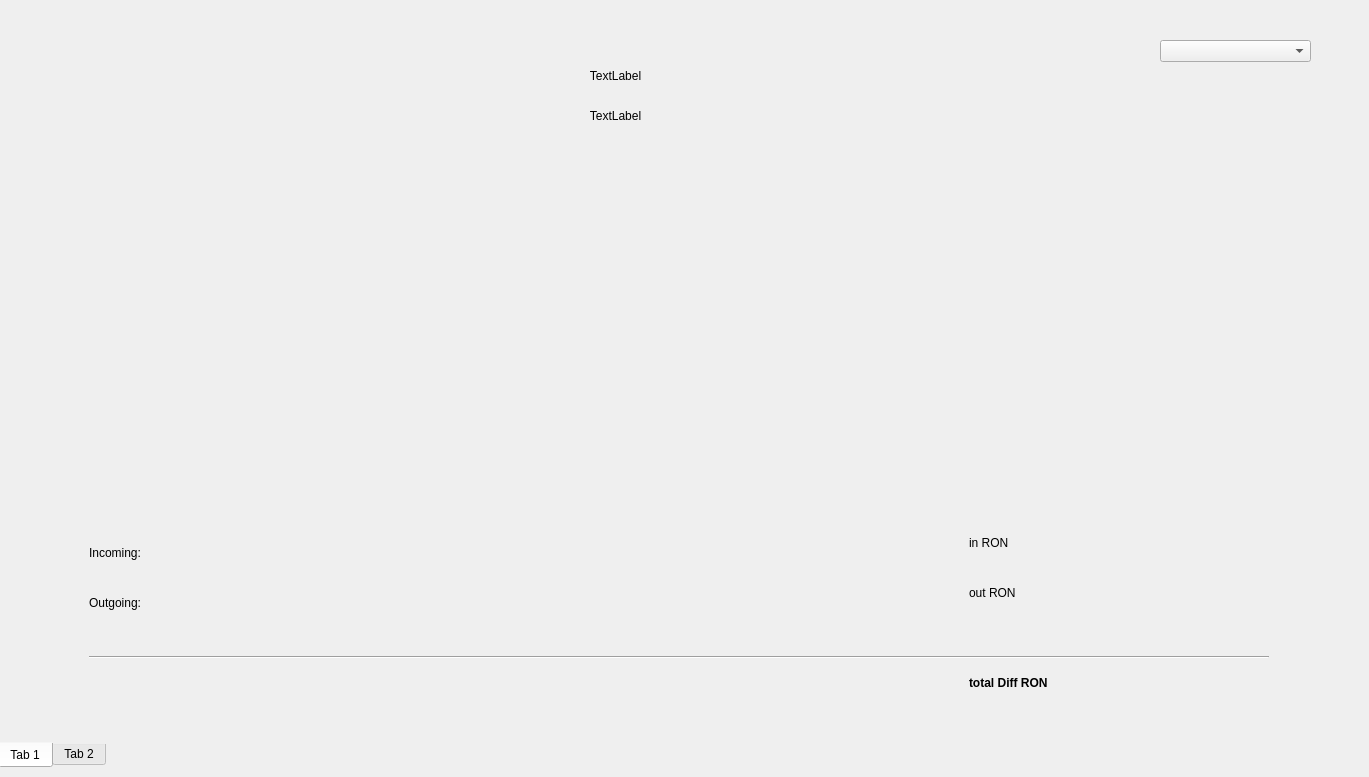
   <widget class="QWidget" name="statisticsPage">
    <widget class="QComboBox" name="statisticsOptions">
     <property name="geometry">
      <rect>
       <x>1160</x>
       <y>40</y>
       <width>151</width>
       <height>22</height>
      </rect>
     </property>
    </widget>
    <widget class="QLabel" name="statisticsUserLabel">
     <property name="geometry">
      <rect>
       <x>460</x>
       <y>50</y>
       <width>311</width>
       <height>51</height>
      </rect>
     </property>
     <property name="text">
      <string>TextLabel</string>
     </property>
     <property name="alignment">
      <set>Qt::AlignCenter</set>
     </property>
    </widget>
    <widget class="QLabel" name="statisticsUserTotalFinance">
     <property name="geometry">
      <rect>
       <x>460</x>
       <y>90</y>
       <width>311</width>
       <height>51</height>
      </rect>
     </property>
     <property name="text">
      <string>TextLabel</string>
     </property>
     <property name="alignment">
      <set>Qt::AlignCenter</set>
     </property>
    </widget>
    <widget class="QTabWidget" name="statisticsTabWidget">
     <property name="geometry">
      <rect>
       <x>-2</x>
       <y>160</y>
       <width>1360</width>
       <height>608</height>
      </rect>
     </property>
     <property name="layoutDirection">
      <enum>Qt::LeftToRight</enum>
     </property>
     <property name="styleSheet">
      <string notr="true">QTabWidget::pane {
    border: 0 solid white;
    margin: -13px -9px -13px -9px;
}</string>
     </property>
     <property name="tabPosition">
      <enum>QTabWidget::South</enum>
     </property>
     <property name="tabShape">
      <enum>QTabWidget::Rounded</enum>
     </property>
     <property name="currentIndex">
      <number>0</number>
     </property>
     <widget class="QWidget" name="inoutTab">
      <attribute name="title">
       <string>Tab 1</string>
      </attribute>
      <widget class="QChartView" name="fifthMonthStatsChart">
       <property name="geometry">
        <rect>
         <x>940</x>
         <y>40</y>
         <width>130</width>
         <height>300</height>
        </rect>
       </property>
       <property name="styleSheet">
        <string notr="true">background-color: transparent;</string>
       </property>
       <property name="backgroundBrush">
        <brush brushstyle="NoBrush">
         <color alpha="255">
          <red>0</red>
          <green>0</green>
          <blue>0</blue>
         </color>
        </brush>
       </property>
      </widget>
      <widget class="QChartView" name="secondMonthStatsChart">
       <property name="geometry">
        <rect>
         <x>310</x>
         <y>40</y>
         <width>130</width>
         <height>300</height>
        </rect>
       </property>
       <property name="styleSheet">
        <string notr="true">background-color: transparent;</string>
       </property>
       <property name="backgroundBrush">
        <brush brushstyle="NoBrush">
         <color alpha="255">
          <red>0</red>
          <green>0</green>
          <blue>0</blue>
         </color>
        </brush>
       </property>
      </widget>
      <widget class="QChartView" name="sixthMonthStatsChart">
       <property name="geometry">
        <rect>
         <x>1150</x>
         <y>40</y>
         <width>130</width>
         <height>300</height>
        </rect>
       </property>
       <property name="styleSheet">
        <string notr="true">background-color: transparent;</string>
       </property>
       <property name="backgroundBrush">
        <brush brushstyle="NoBrush">
         <color alpha="255">
          <red>0</red>
          <green>0</green>
          <blue>0</blue>
         </color>
        </brush>
       </property>
      </widget>
      <widget class="QChartView" name="fourthMonthStatsChart">
       <property name="geometry">
        <rect>
         <x>750</x>
         <y>40</y>
         <width>130</width>
         <height>300</height>
        </rect>
       </property>
       <property name="styleSheet">
        <string notr="true">background-color: transparent;</string>
       </property>
       <property name="backgroundBrush">
        <brush brushstyle="NoBrush">
         <color alpha="255">
          <red>0</red>
          <green>0</green>
          <blue>0</blue>
         </color>
        </brush>
       </property>
      </widget>
      <widget class="QChartView" name="thirdMonthStatsChart">
       <property name="geometry">
        <rect>
         <x>530</x>
         <y>40</y>
         <width>130</width>
         <height>300</height>
        </rect>
       </property>
       <property name="styleSheet">
        <string notr="true">background-color: transparent;</string>
       </property>
       <property name="backgroundBrush">
        <brush brushstyle="NoBrush">
         <color alpha="255">
          <red>0</red>
          <green>0</green>
          <blue>0</blue>
         </color>
        </brush>
       </property>
      </widget>
      <widget class="QChartView" name="firstMonthStatsChart">
       <property name="geometry">
        <rect>
         <x>100</x>
         <y>40</y>
         <width>130</width>
         <height>300</height>
        </rect>
       </property>
       <property name="styleSheet">
        <string notr="true">background-color: transparent;</string>
       </property>
       <property name="backgroundBrush">
        <brush brushstyle="NoBrush">
         <color alpha="255">
          <red>0</red>
          <green>0</green>
          <blue>0</blue>
         </color>
        </brush>
       </property>
      </widget>
      <widget class="QLabel" name="incomingLabel">
       <property name="geometry">
        <rect>
         <x>100</x>
         <y>390</y>
         <width>131</width>
         <height>31</height>
        </rect>
       </property>
       <property name="text">
        <string>Incoming:</string>
       </property>
      </widget>
      <widget class="QLabel" name="outgoingLabel">
       <property name="geometry">
        <rect>
         <x>100</x>
         <y>440</y>
         <width>131</width>
         <height>31</height>
        </rect>
       </property>
       <property name="text">
        <string>Outgoing:</string>
       </property>
      </widget>
      <widget class="QLabel" name="incomingValueLabel">
       <property name="geometry">
        <rect>
         <x>980</x>
         <y>380</y>
         <width>131</width>
         <height>31</height>
        </rect>
       </property>
       <property name="text">
        <string>in RON</string>
       </property>
      </widget>
      <widget class="QLabel" name="outgoingValueLabel">
       <property name="geometry">
        <rect>
         <x>980</x>
         <y>430</y>
         <width>131</width>
         <height>31</height>
        </rect>
       </property>
       <property name="text">
        <string>out RON</string>
       </property>
      </widget>
      <widget class="QLabel" name="deltaValueLabel">
       <property name="geometry">
        <rect>
         <x>980</x>
         <y>520</y>
         <width>131</width>
         <height>31</height>
        </rect>
       </property>
       <property name="font">
        <font>
         <weight>75</weight>
         <bold>true</bold>
        </font>
       </property>
       <property name="text">
        <string>total Diff RON</string>
       </property>
      </widget>
      <widget class="Line" name="line">
       <property name="geometry">
        <rect>
         <x>100</x>
         <y>500</y>
         <width>1180</width>
         <height>21</height>
        </rect>
       </property>
       <property name="orientation">
        <enum>Qt::Horizontal</enum>
       </property>
      </widget>
     </widget>
     <widget class="QWidget" name="capitalTab">
      <attribute name="title">
       <string>Tab 2</string>
      </attribute>
     </widget>
    </widget>
   </widget>
